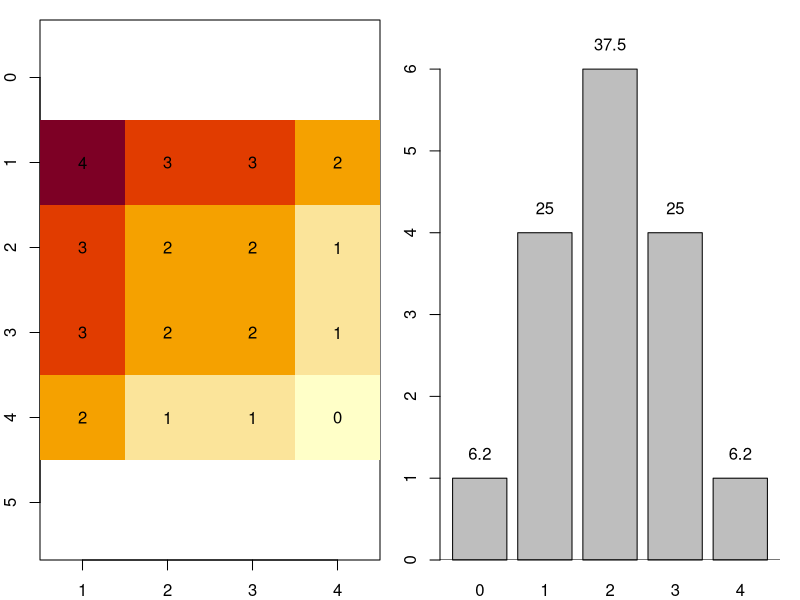

Here is the R script that generated this plot:
# Description -------------------------------------------------------------
### ### ### ### ### ### ### ### ### ### ### ### ### ### ### ### ### ### ### ### ### ###
# Created by Marc-Olivier Beausoleil
# McGill University 
# Created March 18, 2023
# Why:
  # Mendel matrix
# Requires 
# NOTES: 
# Source: 
### ### ### ### ### ### ### ### ### ### ### ### ### ### ### ### ### ### ### ### ### ###

# Figure 2.25  from Genetics from genes to genome p. 51 
# (Michael Goldberg and Janice Fischer and Leroy Hood and Leland Hartwell - Genetics From Genes to Genomes-McGraw Hill (2021))

library(tidyverse)

mendel.continuous <- function(nb.gene = 1, 
                              nb.alleles = 2) {
  # Get genes ID 
  gene = LETTERS[1:nb.gene]
  # Get allele ID 
  allele = c(nb.alleles-1):0
  # Make a grid of all gene-allele combinations 
  ga = expand.grid(gene, allele)
  # Make a new column that will paste all gene-allele combinations 
  ga = ga %>% mutate(ga = paste(Var1, Var2, sep = "")) %>%  arrange(Var1)
  # Separate the data for all genes so that I can loop them 
  out <- split( ga , f = ga$Var1 )
  # Make initial condition (first gene-allele)
  var.init = out[[1]]$ga
  # If nb.gene == 1, no need to loop! Obviously! 
  if (nb.gene > 1) {
    # From the second gene, an on... 
    for (i in 2:length(out)) {
      # Get the init values as first gene-allele
      tmp.g1 = var.init
      # Take the next gene-allele to combine
      tmp.g2 = out[[i]]$ga
      # Make a grid of the 2 gene-allele selected 
      gall = expand.grid(tmp.g1,tmp.g2)
      # Combine them again
      ga = gall %>% mutate(ga = paste(Var1, Var2, sep = ""))
      # Order to make it look good 
      ga = ga[order(ga$Var1),]
      # NEW var.init so that we ACCUMULATE the gene-allele 
      var.init = ga$ga
    }
  }
  # Make a punnet square type 
  punintended = outer(ga$ga, ga$ga, paste)
  # Rename matrix row/columns
  rownames(punintended) <- ga$ga
  colnames(punintended) <- ga$ga
  # Get only the numbers 
  nb.only = gsub('[[:alpha:]]+', '', punintended)
  # Get dimensions of data to reconstruct the matrix later 
  mdim = dim(nb.only)
  # Split the strings to get all the numbers 
  nb.list = strsplit(nb.only, "")
  
  # Reconstructing punnett square
  matpun = do.call(rbind, nb.list)[,order(c(gene," ", gene))][,2:(length(gene)*2+1)]
  # punnett in order 
  mypun = t(apply(matpun, 1, function(x) paste(sort(c(gene, gene)), x)))
  mypun2 = t(apply(mypun, 1, function(x) gsub(pattern = " ", replacement = "", x)))
  mypun3 = apply(mypun2, 1, function(x) paste(x, collapse = ""))
  pun.pretty.neat = matrix(unlist(mypun3), nrow = mdim[1], ncol = mdim[2])
  # Rename matrix row/columns
  rownames(pun.pretty.neat) <- ga$ga
  colnames(pun.pretty.neat) <- ga$ga
  
  # Sum of additive effect of alleles 
  nb.sum = lapply(nb.list,  function(x) sum(as.numeric(x), na.rm = TRUE))
  # Remake the matrix
  mmat = matrix(unlist(nb.sum), nrow = mdim[1], ncol = mdim[2])
  # Order the matrix to get symetrical data 
  mmat = mmat[,order(unlist(mmat[1,]), decreasing = T)]
  mmat = mmat[order(unlist(mmat[,1]), decreasing = T),]
  # Rename matrix row/columns
  rownames(mmat) <- ga$ga
  colnames(mmat) <- ga$ga
  
  # Plotting 
  par(mfrow=c(1,2), mar = c(2,2,1,1))
  # Make an image of the matrix to show the additivity of the genes and alleles 
  image(x = 1:mdim[1], y = 1:mdim[2], z = (mmat), 
        ylim = rev(range(1:mdim[2])), 
        asp = 1, xlab = "", ylab = "")
  txt.lab = expand.grid(1:mdim[1],1:mdim[2])
  text(x = txt.lab[,1], y = txt.lab[,2], labels = mmat)
  # mmat
  # Get the barplot height data 
  height.bp = table(unlist(nb.sum))
  # Plot the barplot of the number of times a certain additive effect is found (keep the bp data for adding labels)
  bp.dat = barplot(height.bp, 
                   ylim = c(0, max(height.bp)+(10^log10(max(height.bp))*.1)))
  # Add baseline to barplot 
  abline(h=0)
  
  # This is a way to add plotting information that SCALES nicely when adding more data 
  # 10^log10(max(height.bp))
  # max(height.bp)/.5
  text(bp.dat, height.bp+(10^log10(max(height.bp))*.05), 
       labels = round(height.bp/sum(height.bp)*100, digits = 1))
  
  # Return the data generated from the function 
  return(list(punnett.square.labels = pun.pretty.neat,
              additive.effects.alleles = mmat))
} 

nb.gene = 2
nb.alleles = 2
# DIMENSIONS 
nb.alleles^nb.gene
punintended = mendel.continuous(nb.gene = nb.gene, 
                  nb.alleles = nb.alleles)
dim(punintended$punnett.square.labels)
punintended$additive.effects.alleles
